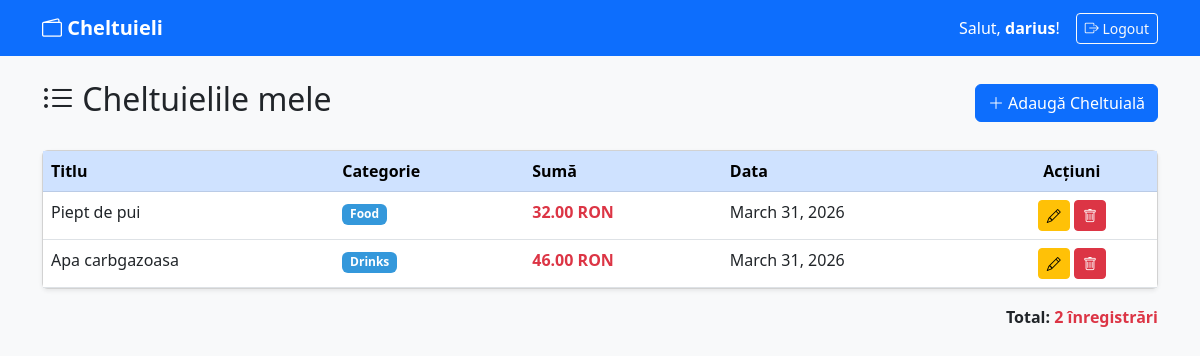
The app's page / (signed in), older data.
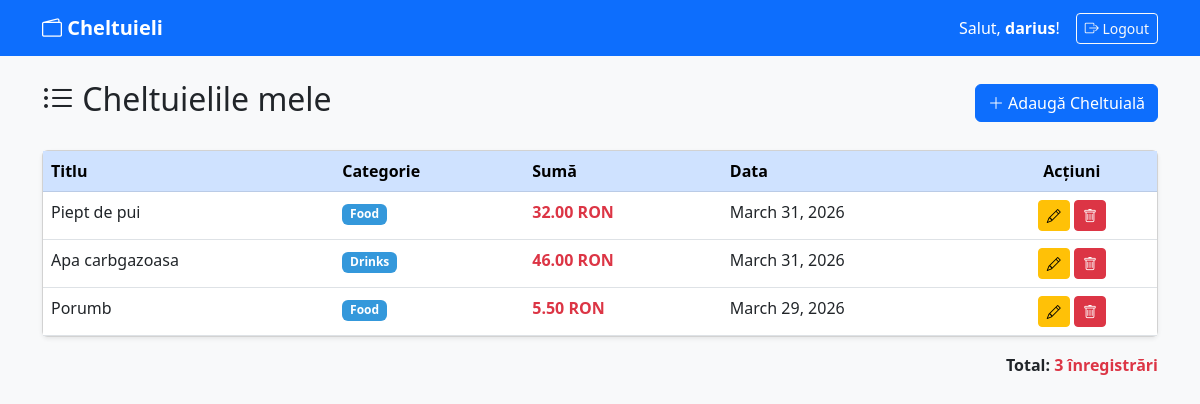
The same page, newer data.
### AplicatiePractica/models.py (models this page shows, shortened)
class Cheltuiala(models.Model):
    utilizator = models.ForeignKey(User, on_delete=models.CASCADE)
    categorie = models.ForeignKey(Categorie, on_delete=models.SET_NULL, null=True)
    titlu = models.CharField(max_length=200)
    suma = models.DecimalField(max_digits=10, decimal_places=2)
    data = models.DateField()
    descriere = models.TextField(blank=True, null=True)
    creat_la = models.DateTimeField(auto_now_add=True)
    class Meta:
        verbose_name_plural = "Cheltuieli"
        ordering = ['-data']

class Categorie(models.Model):
    nume = models.CharField(max_length=100)
    descriere = models.TextField(blank=True, null=True)
    culoare = models.CharField(max_length=7, default='#3498db')  # hex color
    class Meta:
        verbose_name_plural = "Categorii"

### AplicatiePractica/views.py (the view)
# urls.py: path('', views.lista_cheltuieli, name='lista_cheltuieli'),
@login_required
def lista_cheltuieli(request):
    cheltuieli = Cheltuiala.objects.filter(utilizator=request.user)
    return render(request, 'AplicatiePractica/lista.html', {'cheltuieli': cheltuieli})

### AplicatiePractica/templates/AplicatiePractica/lista.html (shortened to what this page needs)
{% extends 'AplicatiePractica/base.html' %}
{% block content %}
<div class="d-flex justify-content-between align-items-center mb-4">
    <h2><i class="bi bi-list-ul"></i> Cheltuielile mele</h2>
    <a href="{% url 'adauga_cheltuiala' %}" class="btn btn-primary">
        <i class="bi bi-plus-lg"></i> Adaugă Cheltuială
    </a>
</div>
{% if cheltuieli %}
    <div class="card shadow-sm">
        <div class="table-responsive">
            <table class="table table-hover mb-0">
                <thead class="table-primary">
                    <tr>
                        <th>Titlu</th>
                        <th>Categorie</th>
                        <th>Sumă</th>
                        <th>Data</th>
                        <th class="text-center">Acțiuni</th>
                    </tr>
                </thead>
                <tbody>
                    {% for c in cheltuieli %}
                    <tr>
                        <td>{{ c.titlu }}</td>
                        <td>
                            {% if c.categorie %}
                                <span class="badge" style="background-color: {{ c.categorie.culoare|default:"#6c757d" }}">
                                    {{ c.categorie.nume }}
                                </span>
                            {% else %}
                                <span class="text-muted">—</span>
                            {% endif %}
                        </td>
                        <td class="fw-bold text-danger">{{ c.suma }} RON</td>
                        <td>{{ c.data }}</td>
                        <td class="text-center">
                            <a href="{% url 'editeaza_cheltuiala' c.pk %}" class="btn btn-sm btn-warning">
                                <i class="bi bi-pencil"></i>
                            </a>
                            <a href="{% url 'sterge_cheltuiala' c.pk %}" class="btn btn-sm btn-danger">
                                <i class="bi bi-trash"></i>
                            </a>
                        </td>
                    </tr>
                    {% endfor %}
                </tbody>
            </table>
        </div>
    </div>
    <div class="mt-3 text-end">
        <strong>Total:
            <span class="text-danger">
                {{ cheltuieli|length }} înregistrări
            </span>
        </strong>
    </div>
{% endif %}
{% endblock %}

### AplicatiePractica/templates/AplicatiePractica/base.html (shortened to what this page needs)
<!DOCTYPE html>
<html lang="ro">
<head>
    <link href="https://cdn.jsdelivr.net/npm/bootstrap@5.3.0/dist/css/bootstrap.min.css" rel="stylesheet">
    <link href="https://cdn.jsdelivr.net/npm/bootstrap-icons@1.11.0/font/bootstrap-icons.css" rel="stylesheet">
</head>
<body class="bg-light">
<nav class="navbar navbar-expand-lg navbar-dark bg-primary">
    <div class="container">
        <a class="navbar-brand fw-bold" href="/">
            <i class="bi bi-wallet2"></i> Cheltuieli
        </a>
        <div class="ms-auto d-flex align-items-center gap-3">
            {% if user.is_authenticated %}
                <span class="text-white">Salut, <strong>{{ user.username }}</strong>!</span>
                <form method="post" action="/accounts/logout/" class="d-inline">
                    <button type="submit" class="btn btn-outline-light btn-sm">
                        <i class="bi bi-box-arrow-right"></i> Logout
                    </button>
                </form>
            {% endif %}
        </div>
    </div>
</nav>
<div class="container mt-4">
    {% block content %}{% endblock %}
</div>
</body>
</html>

Row changes from the older to the newer data that the page shows:
added Cheltuiala: titlu "Porumb", categorie.nume "Food", suma "5.50", data "March 29, 2026"
Text that changed along with them:
{{ cheltuieli|length }}: "2" → "3"
